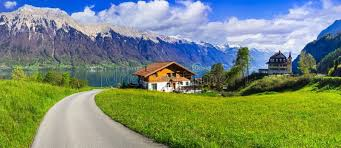
#> input picture Experiment 2/nature.jpg, 341 x 148 px, found by its file name
$ jupyter execute Experiment2.ipynb
#> lines starting #> are read from the running program, lines starting #| are printed output that depends on the picture
[cell 1]
import cv2
import numpy as np
import matplotlib.pyplot as plt

[cell 2]
# Read image in grayscale
img = cv2.imread("/content/drive/MyDrive/Image Processing Lab/nature.jpg", 0)
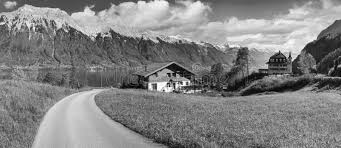
#> img: shape (148, 341); min 0, max 255, mean 130.9

[cell 3]
print(img.shape)
#| (148, 341)

[cell 4]
negative_img = 255 - img
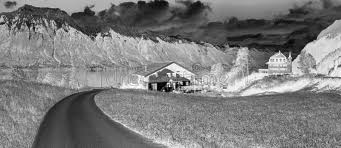
#> negative_img: shape (148, 341); min 0, max 255, mean 124.1

[cell 5]
r_min = np.min(img)
#> r_min = 0
r_max = np.max(img)
#> r_max = 255

contrast_img = (img - r_min) * (255 / (r_max - r_min))
contrast_img = contrast_img.astype(np.uint8)

[cell 6]
bit_planes = []

for i in range(8):
    bit_plane = (img >> i) & 1
    bit_planes.append(bit_plane * 255)
#> this loop made 8 passes
#> pass 1, `bit_plane = (img >> i) & 1`:
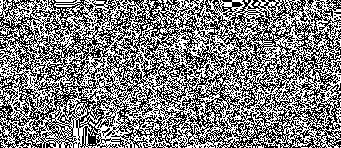
#> bit_plane: shape (148, 341); values 0 (black) and 1 (white), 50.1% white; black in thin lines or dots
#> pass 2, `bit_plane = (img >> i) & 1`:
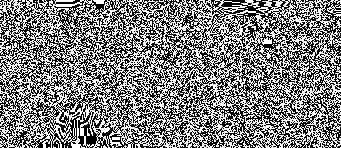
#> bit_plane: shape (148, 341); values 0 (black) and 1 (white), 50.1% white; black in thin lines or dots
#> pass 3, `bit_plane = (img >> i) & 1`:
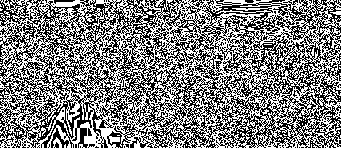
#> bit_plane: shape (148, 341); values 0 (black) and 1 (white), 50.4% white; black in thin lines or dots
#> after the loop, bit_planes = 8 items

[cell 7]
low = 100
high = 150

gray_slice = img.copy()
gray_slice[(img >= low) & (img <= high)] = 255
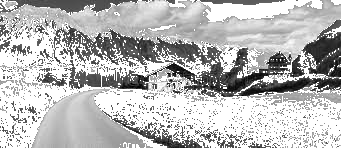
#> gray_slice: shape (148, 341); min 0, max 255, mean 184.8

[cell 8]
titles = [
    "Original Image",
    "Negative Image",
    "Contrast Stretched Image",
    "Bit Plane 0 (LSB)",
    "Bit Plane 7 (MSB)",
    "Gray Level Slicing"
]

images = [
    img,
    negative_img,
    contrast_img,
    bit_planes[0],
    bit_planes[7],
    gray_slice
]

plt.figure(figsize=(12, 8))
for i in range(6):
    plt.subplot(2, 3, i+1)
    plt.imshow(images[i], cmap='gray')
    plt.title(titles[i])
    plt.axis('off')

plt.show()
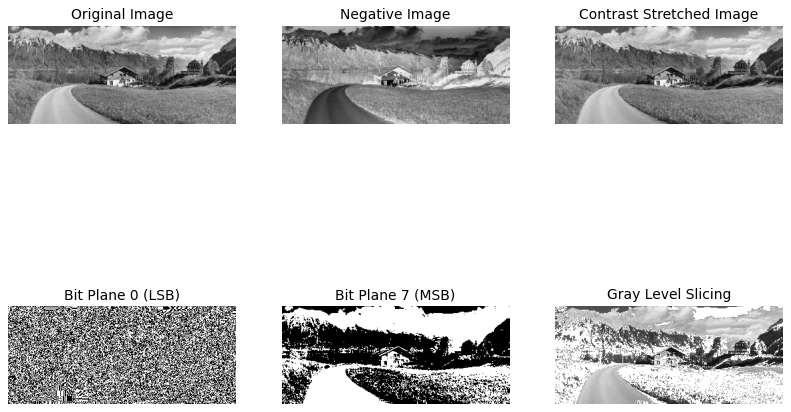
#> figure drawn by matplotlib, 6 panels
